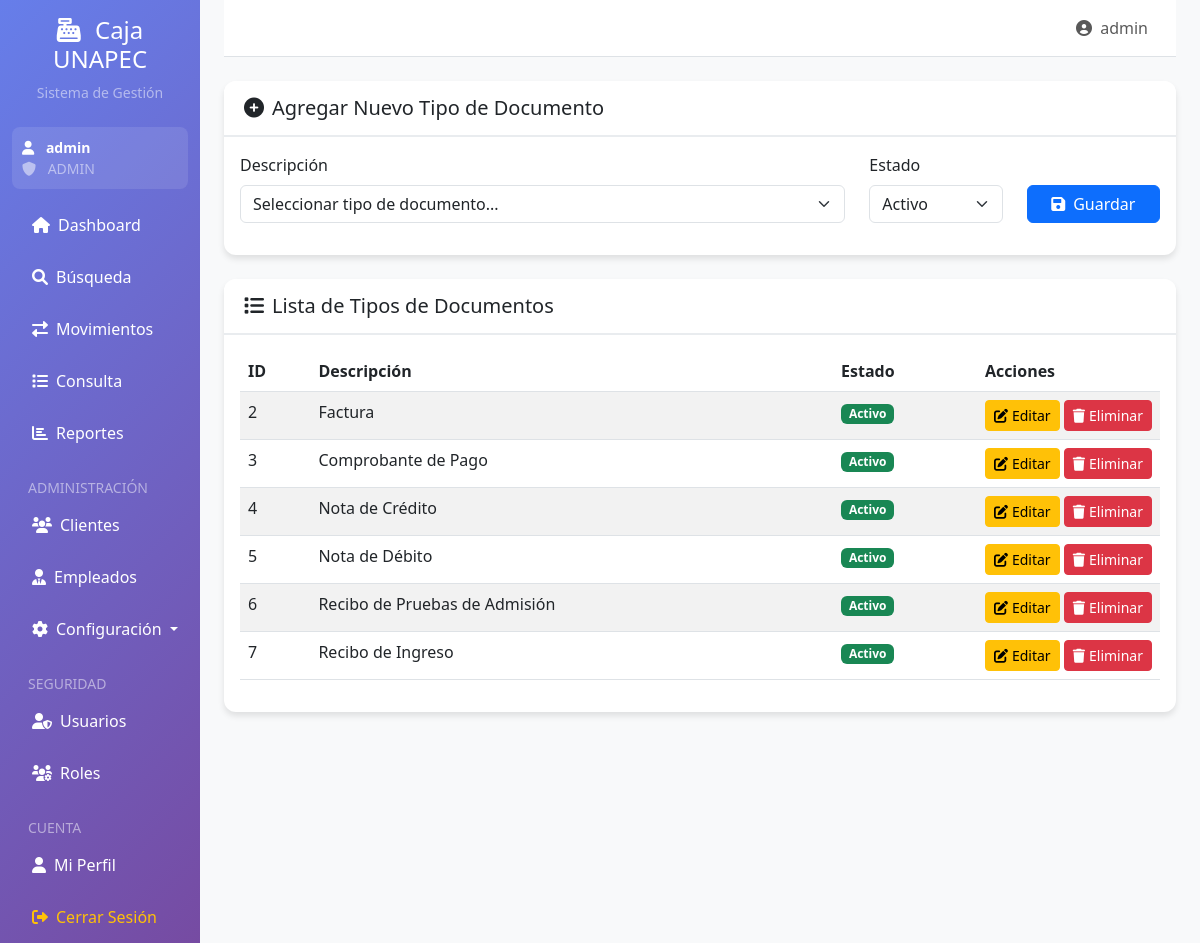
Page /tipos_documentos (signed in) on the committed database.
### app.py (models this page shows)
class Usuario(UserMixin, db.Model):
    id = db.Column(db.Integer, primary_key=True)
    username = db.Column(db.String(50), unique=True, nullable=False)
    password = db.Column(db.String(255), nullable=False)
    email = db.Column(db.String(100), unique=True, nullable=False)
    empleado_id = db.Column(db.Integer, db.ForeignKey('empleado.id'))
    rol_id = db.Column(db.Integer, db.ForeignKey('rol.id'), nullable=False)
    estado = db.Column(db.String(20), default='Activo')
    fecha_creacion = db.Column(db.DateTime, default=datetime.now)
    ultimo_acceso = db.Column(db.DateTime)

class Rol(db.Model):
    id = db.Column(db.Integer, primary_key=True)
    nombre = db.Column(db.String(50), unique=True, nullable=False)
    descripcion = db.Column(db.String(200))
    usuarios = db.relationship('Usuario', backref='rol', lazy=True)

class TipoDocumento(db.Model):
    id = db.Column(db.Integer, primary_key=True)
    descripcion = db.Column(db.String(200), nullable=False)
    estado = db.Column(db.String(20), default='Activo')
    movimientos = db.relationship('MovimientoCaja', backref='tipo_documento', lazy=True, cascade='all, delete-orphan')

### app.py (the view)
@app.route('/tipos_documentos')
@gerente_required
def tipos_documentos():
    tipos = TipoDocumento.query.all()
    return render_template('tipos_documentos.html', tipos=tipos)

### app.py (called while the page is built)
@login_manager.user_loader
def load_user(user_id):
    return Usuario.query.get(int(user_id))

def requiere_rol(roles_permitidos):
    def decorator(f):
        @wraps(f)
        def decorated_function(*args, **kwargs):
            if not current_user.is_authenticated:
                return redirect(url_for('login'))
            if current_user.rol.nombre not in roles_permitidos:
                flash('No tienes permisos para acceder a esta página.', 'danger')
                return redirect(url_for('index'))
            return f(*args, **kwargs)
        return decorated_function
    return decorator

@app.context_processor
def inject_datetime():
    return {'datetime': datetime}

### templates/tipos_documentos.html (shortened to what this page needs)
{% extends "base.html" %}
{% block content %}
<div class="row">
    <div class="col-12">
        <div class="card mb-4">
            <div class="card-header">
                <h5 class="card-title mb-0">
                    <i class="fas fa-plus-circle me-2"></i>Agregar Nuevo Tipo de Documento
                </h5>
            </div>
            <div class="card-body">
                <form method="POST" action="{{ url_for('agregar_tipo_documento') }}">
                    <div class="row">
                        <div class="col-md-8 mb-3">
                            <label class="form-label">Descripción</label>
                            <select class="form-select" name="descripcion" required>
                                <option value="">Seleccionar tipo de documento...</option>
                            </select>
                        </div>
                        <div class="col-md-2 mb-3">
                            <label class="form-label">Estado</label>
                            <select class="form-select" name="estado" required>
                                <option value="Activo">Activo</option>
                            </select>
                        </div>
                        <div class="col-md-2 mb-3">
                            <label class="form-label">&nbsp;</label>
                            <button type="submit" class="btn btn-primary w-100">
                                <i class="fas fa-save me-2"></i>Guardar
                            </button>
                        </div>
                    </div>
                </form>
            </div>
        </div>
        <div class="card">
            <div class="card-header">
                <h5 class="card-title mb-0">
                    <i class="fas fa-list me-2"></i>Lista de Tipos de Documentos
                </h5>
            </div>
            <div class="card-body">
                <div class="table-responsive">
                    <table class="table table-striped">
                        <thead>
                            <tr>
                                <th>ID</th>
                                <th>Descripción</th>
                                <th>Estado</th>
                                <th class="table-actions">Acciones</th>
                            </tr>
                        </thead>
                        <tbody>
                            {% for tipo in tipos %}
                            <tr>
                                <td>{{ tipo.id }}</td>
                                <td>{{ tipo.descripcion }}</td>
                                <td>
                                    <span class="badge bg-{% if tipo.estado == 'Activo' %}success{% else %}danger{% endif %}">
                                        {{ tipo.estado }}
                                    </span>
                                </td>
                                <td class="table-actions">
                                    <button type="button" class="btn btn-sm btn-warning" data-bs-toggle="modal" data-bs-target="#editModal{{ tipo.id }}">
                                        <i class="fas fa-edit me-1"></i>Editar
                                    </button>
                                    <a href="{{ url_for('eliminar_tipo_documento', id=tipo.id) }}" class="btn btn-sm btn-danger" onclick="return confirmDelete()">
                                        <i class="fas fa-trash me-1"></i>Eliminar
                                    </a>
                                </td>
                            </tr>
                            {% else %}
                            <tr>
                                <td colspan="4" class="text-center text-muted">No hay tipos de documentos registrados</td>
                            </tr>
                            {% endfor %}
                        </tbody>
                    </table>
                </div>
            </div>
        </div>
    </div>
</div>
{% endblock %}

### templates/base.html (shortened to what this page needs)
<!DOCTYPE html>
<html lang="es">
<head>
    <link href="https://cdn.jsdelivr.net/npm/bootstrap@5.3.0/dist/css/bootstrap.min.css" rel="stylesheet">
    <link href="https://cdnjs.cloudflare.com/ajax/libs/font-awesome/6.0.0/css/all.min.css" rel="stylesheet">
</head>
<body>
    <div class="container-fluid">
        <div class="row">
            <div class="col-md-3 col-lg-2 sidebar d-md-block collapse">
                <div class="position-sticky pt-3">
                    <div class="text-center mb-4">
                        <h4 class="text-white">
                            <i class="fas fa-cash-register me-2"></i>
                            Caja UNAPEC
                        </h4>
                        <p class="text-white-50 small">Sistema de Gestión</p>
                    </div>
                    {% if current_user.is_authenticated %}
                    <div class="user-info">
                        <div class="text-white small">
                            <i class="fas fa-user me-2"></i>
                            <strong>{{ current_user.username }}</strong>
                        </div>
                        <div class="text-white-50 small">
                            <i class="fas fa-shield-alt me-2"></i>
                            {{ current_user.rol.nombre }}
                        </div>
                    </div>
                    {% endif %}
                    <ul class="nav flex-column">
                        <li class="nav-item">
                            <a class="nav-link {% if request.endpoint == 'index' %}active{% endif %}" href="{{ url_for('index') }}">
                                <i class="fas fa-home me-2"></i>Dashboard
                            </a>
                        </li>
                        <li class="nav-item">
                            <a class="nav-link {% if request.endpoint == 'busqueda' %}active{% endif %}" href="{{ url_for('busqueda') }}">
                                <i class="fas fa-search me-2"></i>Búsqueda
                            </a>
                        </li>
                        {% if current_user.is_authenticated and current_user.rol.nombre in ['ADMIN', 'GERENTE', 'CAJERO'] %}
                        <li class="nav-item">
                            <a class="nav-link {% if request.endpoint == 'movimientos' %}active{% endif %}" href="{{ url_for('movimientos') }}">
                                <i class="fas fa-exchange-alt me-2"></i>Movimientos
                            </a>
                        </li>
                        {% endif %}
                        {% if current_user.is_authenticated and current_user.rol.nombre in ['ADMIN', 'GERENTE', 'CONSULTA'] %}
                        <li class="nav-item">
                            <a class="nav-link {% if request.endpoint == 'consulta' %}active{% endif %}" href="{{ url_for('consulta') }}">
                                <i class="fas fa-list me-2"></i>Consulta
                            </a>
                        </li>
                        {% endif %}
                        {% if current_user.is_authenticated and current_user.rol.nombre in ['ADMIN', 'GERENTE', 'CONSULTA'] %}
                        <li class="nav-item">
                            <a class="nav-link {% if request.endpoint == 'reporte' %}active{% endif %}" href="{{ url_for('reporte') }}">
                                <i class="fas fa-chart-bar me-2"></i>Reportes
                            </a>
                        </li>
                        {% endif %}
                        {% if current_user.is_authenticated and current_user.rol.nombre in ['ADMIN', 'GERENTE'] %}
                        <li class="nav-item mt-3">
                            <small class="text-white-50 px-3">ADMINISTRACIÓN</small>
                        </li>
                        <li class="nav-item">
                            <a class="nav-link {% if request.endpoint == 'clientes' %}active{% endif %}" href="{{ url_for('clientes') }}">
                                <i class="fas fa-users me-2"></i>Clientes
                            </a>
                        </li>
                        <li class="nav-item">
                            <a class="nav-link {% if request.endpoint == 'empleados' %}active{% endif %}" href="{{ url_for('empleados') }}">
                                <i class="fas fa-user-tie me-2"></i>Empleados
                            </a>
                        </li>
                        <li class="nav-item dropdown">
                            <a class="nav-link dropdown-toggle" href="#" role="button" data-bs-toggle="dropdown">
                                <i class="fas fa-cog me-2"></i>Configuración
                            </a>
                        </li>
                        {% endif %}
                        {% if current_user.is_authenticated and current_user.rol.nombre == 'ADMIN' %}
                        <li class="nav-item mt-3">
                            <small class="text-white-50 px-3">SEGURIDAD</small>
                        </li>
                        <li class="nav-item">
                            <a class="nav-link {% if request.endpoint == 'admin_usuarios' %}active{% endif %}" href="{{ url_for('admin_usuarios') }}">
                                <i class="fas fa-user-shield me-2"></i>Usuarios
                            </a>
                        </li>
                        <li class="nav-item">
                            <a class="nav-link {% if request.endpoint == 'admin_roles' %}active{% endif %}" href="{{ url_for('admin_roles') }}">
                                <i class="fas fa-users-cog me-2"></i>Roles
                            </a>
                        </li>
                        {% endif %}
                        <li class="nav-item mt-3">
                            <small class="text-white-50 px-3">CUENTA</small>
                        </li>
                        <li class="nav-item">
                            <a class="nav-link {% if request.endpoint == 'perfil' %}active{% endif %}" href="{{ url_for('perfil') }}">
                                <i class="fas fa-user me-2"></i>Mi Perfil
                            </a>
                        </li>
                        <li class="nav-item">
                            <a class="nav-link text-warning" href="{{ url_for('logout') }}">
                                <i class="fas fa-sign-out-alt me-2"></i>Cerrar Sesión
                            </a>
                        </li>
                    </ul>
                </div>
            </div>
            <div class="col-md-9 col-lg-10 main-content ms-sm-auto px-md-4">
                <nav class="navbar navbar-expand-lg navbar-light bg-white border-bottom">
                    <div class="container-fluid">
                        <div class="navbar-nav ms-auto">
                            {% if current_user.is_authenticated %}
                            <span class="navbar-text me-3">
                                <i class="fas fa-user-circle me-1"></i>
                                {{ current_user.username }}
                            </span>
                            {% endif %}
                        </div>
                    </div>
                </nav>
                <main class="py-4">
                    {% block content %}{% endblock %}
                </main>
            </div>
        </div>
    </div>
</body>
</html>

### templates/base.html (style rules this page uses)
.sidebar { min-height: 100vh; background: linear-gradient(135deg, #667eea 0%, #764ba2 100%); }
.sidebar .nav-link { color: #fff; padding: 12px 20px; margin: 2px 0; border-radius: 8px; transition: all 0.3s; }
.table-actions { white-space: nowrap; width: 1%; }
.main-content { background-color: #f8f9fa; min-height: 100vh; }
.card { border: none; border-radius: 12px; box-shadow: 0 4px 6px rgba(0, 0, 0, 0.1); margin-bottom: 20px; }
.card-header { background: white; border-bottom: 2px solid #e9ecef; border-radius: 12px 12px 0 0 !important; padding: 15px 20px; }
.user-info { background: rgba(255, 255, 255, 0.1); border-radius: 8px; padding: 10px; margin: 10px 0; }

### rows in the picture
Usuario: username "admin"
Rol: rol.nombre "ADMIN"
TipoDocumento: id "2", descripcion "Factura", estado "Activo"
TipoDocumento: id "3", descripcion "Comprobante de Pago", estado "Activo"
TipoDocumento: id "4", descripcion "Nota de Crédito", estado "Activo"
TipoDocumento: id "5", descripcion "Nota de Débito", estado "Activo"
TipoDocumento: id "6", descripcion "Recibo de Pruebas de Admisión", estado "Activo"
TipoDocumento: id "7", descripcion "Recibo de Ingreso", estado "Activo"
